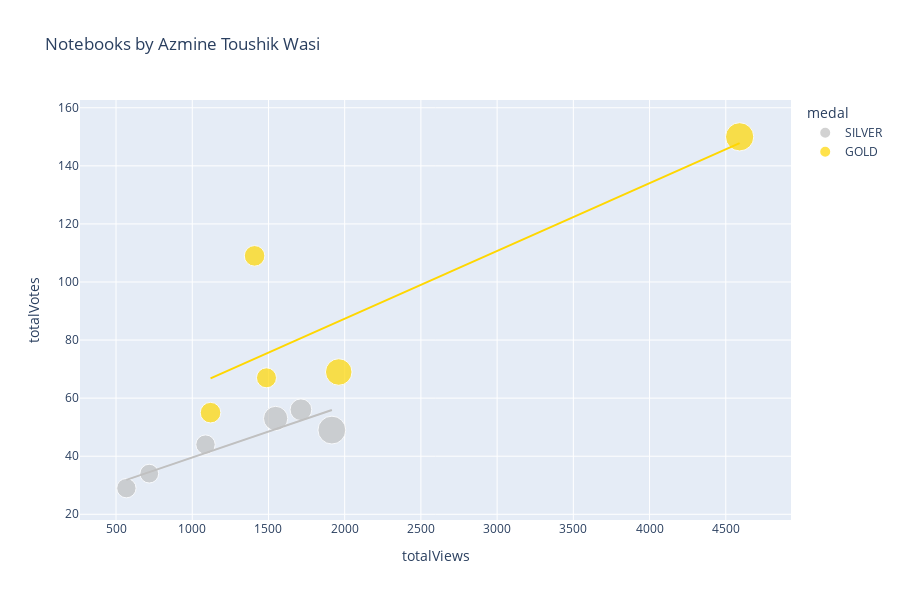

Notebook source saved alongside this figure:
### Markdown cell above
# Plotly Scatter Plot

You may want to tweak these settings depending on how many notebooks you have...

### Code cell
import plotly.express as px

df['totalComments'].fillna(0, inplace=True)
df['medal'].fillna('N/A', inplace=True)
df['size'] = df['totalComments'].clip(lower=1)
color_map = {
    'GOLD': 'gold',
    'SILVER': 'silver',
    'BRONZE': 'chocolate',
    'N/A': '#333'
}
px.scatter(
    df,
    'totalViews',
    'totalVotes',
    title=f'Notebooks by {df.author_displayName.get(0)}',
    log_x=False,
    log_y=False,
    #width=800, 
    height=600,
    color='medal',
    color_discrete_map=color_map,
    size='size',
    trendline='ols',
    trendline_options=dict(log_x=False, log_y=False, add_constant=True),
    #trendline='lowess', # Use for Locally Weighted Scatterplot Smoothing line
    #trendline_scope='overall', # Use this for one trendline
    hover_name='title',
    hover_data={
        'size': False,
        'totalViews': ':,.0f',
        'totalVotes': ':,.0f',
        'totalLines': ':,.0f',
        'totalComments': ':,.0f',
        'viewsPerVote': ':,.0f',
        'languageName': True,
        'versionNumber': True,
        'lastRun': True,
        'lastRunExecutionTimeSeconds': ':,.0f',
        'medal': True,
    })

### Figure 1 — Plotly figure (JSON) as saved in the notebook; plotly's stock layout.template omitted (floating-point values rounded to 4 significant figures)
{"data": [{"customdata": [[33, 274, 33, 38.34, "Python", 13, "Mon Jul 18 02:21:22 2022", 77, "SILVER"], [16, 342, 16, 24.18, "Python", 9, "Mon Jul 18 02:18:15 2022", 97, "SILVER"], [15, 461, 15, 20.54, "Python", 15, "Sun Jul 17 17:27:07 2022", 69, "SILVER"], [25, 592, 25, 28.67, "Python", 13, "Fri Jul 15 17:11:23 2022", 53, "SILVER"], [20, 536, 20, 30.07, "Python", 13, "Tue Jul 12 04:33:34 2022", 58, "SILVER"], [16, 279, 16, 18.97, "Python", 16, "Sun May 29 07:50:50 2022", 40, "SILVER"]], "hovertemplate": "<b>%{hovertext}</b><br><br>medal=%{customdata[8]}<br>totalViews=%{x:,.0f}<br>totalVotes=%{y:,.0f}<br>totalLines=%{customdata[1]:,.0f}<br>totalComments=%{customdata[2]:,.0f}<br>viewsPerVote=%{customdata[3]:,.0f}<br>languageName=%{customdata[4]}<br>versionNumber=%{customdata[5]}<br>lastRun=%{customdata[6]}<br>lastRunExecutionTimeSeconds=%{customdata[7]:,.0f}<extra></extra>", "hovertext": ["▶️ Cristiano Ronaldo ⚽ Goals  📊 EDA, Analysis", "➡️ Intro to Feature Engineering 🛠 Housing Data ", "Investment and Financial Analysis  🏭 GeoExports", "➡️ Bias-Variance Tradeoff 📋 Theory & Code Ex.", "UCL ⚽ EDA & Viz ⭐ 2021-22 ⭐ Players & Teams", " 📘 Coursera 📉 EDA, FE 📈 Analysis + Insights 📊"], "legendgroup": "SILVER", "marker": {"color": "silver", "size": [33, 16, 15, 25, 20, 16], "sizemode": "area", "sizeref": 0.085, "symbol": "circle"}, "mode": "markers", "name": "SILVER", "orientation": "v", "showlegend": true, "type": "scatter", "x": [1916, 1087, 718, 1547, 1713, 568], "xaxis": "x", "y": [49, 44, 34, 53, 56, 29], "yaxis": "y"}, {"hovertemplate": "<b>OLS trendline</b><br>totalVotes = 0.0178242 * totalViews + 21.7408<br>R<sup>2</sup>=0.840332<br><br>medal=SILVER<br>totalViews=%{x:,.0f}<br>totalVotes=%{y:,.0f} <b>(trend)</b><extra></extra>", "legendgroup": "SILVER", "marker": {"color": "silver", "symbol": "circle"}, "mode": "lines", "name": "SILVER", "showlegend": false, "type": "scatter", "x": [568, 718, 1087, 1547, 1713, 1916], "xaxis": "x", "y": [31.86, 34.54, 41.12, 49.31, 52.27, 55.89], "yaxis": "y"}, {"customdata": [[18, 608, 18, 20.02, "Python", 19, "Sun Jul 17 06:36:10 2022", 102, "GOLD"], [30, 380, 30, 28.03, "Python", 13, "Sat Jul  9 12:08:22 2022", 56, "GOLD"], [17, 342, 17, 21.88, "Python", 14, "Tue Jul  5 04:38:45 2022", 70, "GOLD"], [18, 645, 18, 12.82, "Python", 1, "Fri Jul  1 18:28:34 2022", 6, "GOLD"], [34, 357, 34, 30.41, "Python", 7, "Fri Jul  1 08:32:21 2022", 85, "GOLD"]], "hovertemplate": "<b>%{hovertext}</b><br><br>medal=%{customdata[8]}<br>totalViews=%{x:,.0f}<br>totalVotes=%{y:,.0f}<br>totalLines=%{customdata[1]:,.0f}<br>totalComments=%{customdata[2]:,.0f}<br>viewsPerVote=%{customdata[3]:,.0f}<br>languageName=%{customdata[4]}<br>versionNumber=%{customdata[5]}<br>lastRun=%{customdata[6]}<br>lastRunExecutionTimeSeconds=%{customdata[7]:,.0f}<extra></extra>", "hovertext": ["Divorce Prediction & Reasons Analysis with PCA", "▶️ Lionel Messi 📊 Extended EDA ⚽ Goals ", "➡️ Intro to Cross Validation ✅ Different Methods", "Different Clustering Techniques & Algorithms", " Imputation : Different Techniques with Codes"], "legendgroup": "GOLD", "marker": {"color": "gold", "size": [18, 30, 17, 18, 34], "sizemode": "area", "sizeref": 0.085, "symbol": "circle"}, "mode": "markers", "name": "GOLD", "orientation": "v", "showlegend": true, "type": "scatter", "x": [1120, 1961, 1487, 1409, 4591], "xaxis": "x", "y": [55, 69, 67, 109, 150], "yaxis": "y"}, {"hovertemplate": "<b>OLS trendline</b><br>totalVotes = 0.0233478 * totalViews + 40.6522<br>R<sup>2</sup>=0.711694<br><br>medal=GOLD<br>totalViews=%{x:,.0f}<br>totalVotes=%{y:,.0f} <b>(trend)</b><extra></extra>", "legendgroup": "GOLD", "marker": {"color": "gold", "symbol": "circle"}, "mode": "lines", "name": "GOLD", "showlegend": false, "type": "scatter", "x": [1120, 1409, 1487, 1961, 4591], "xaxis": "x", "y": [66.8, 73.55, 75.37, 86.44, 147.8], "yaxis": "y"}], "layout": {"height": 600, "legend": {"itemsizing": "constant", "title": {"text": "medal"}, "tracegroupgap": 0}, "title": {"text": "Notebooks by Azmine Toushik Wasi"}, "xaxis": {"anchor": "y", "domain": [0, 1], "title": {"text": "totalViews"}}, "yaxis": {"anchor": "x", "domain": [0, 1], "title": {"text": "totalVotes"}}}}
